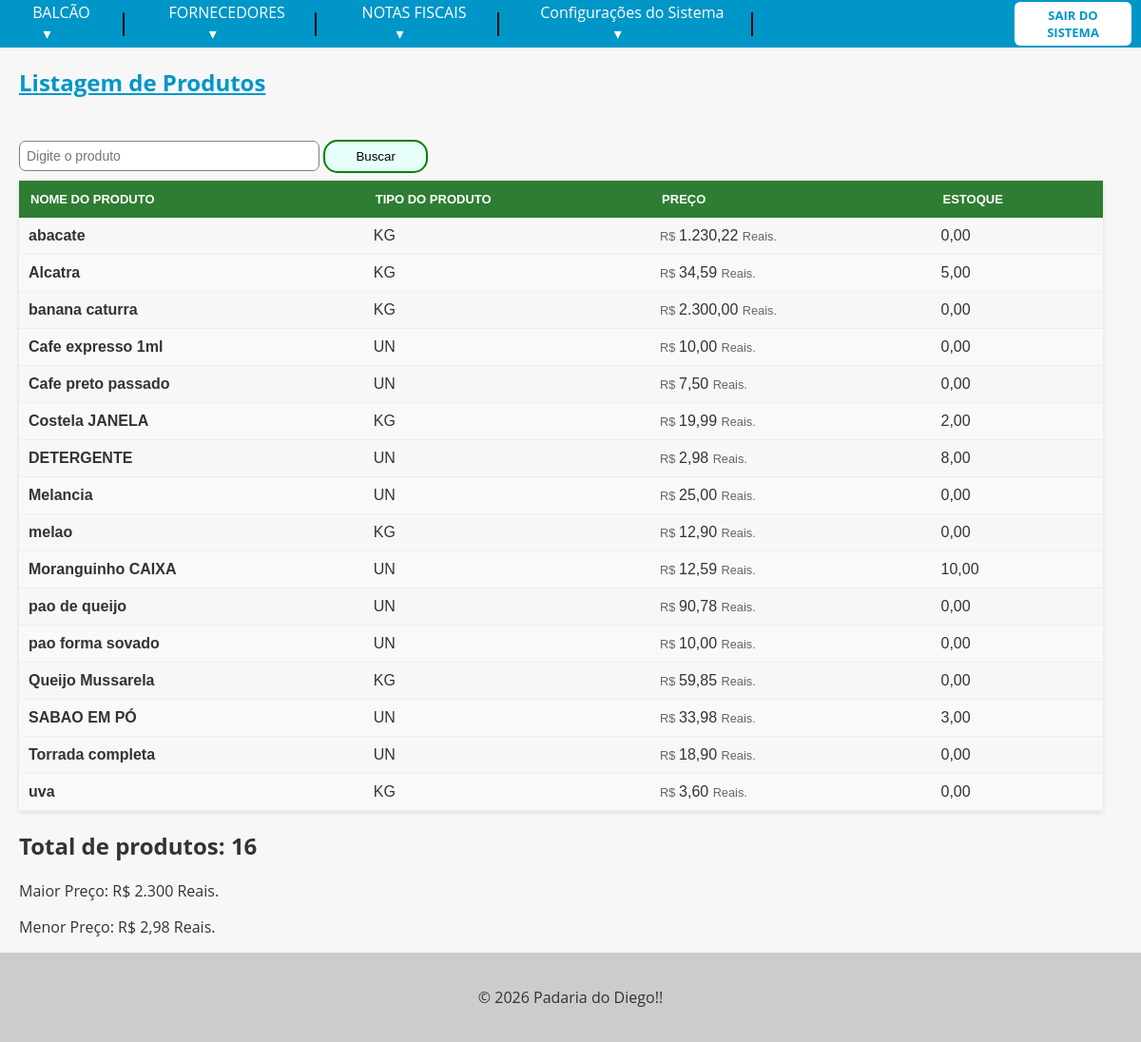
The page /balcao/ (signed in) on the database its author committed.
### balcao/models.py (models this page shows, shortened)
class Produtos(models.Model):
    id = models.AutoField(primary_key=True)
    nome_produto = models.CharField(max_length=100)
    tipo_produto = models.ForeignKey(UnidadeProduto, on_delete=models.PROTECT)
    preco = models.DecimalField(max_digits=10, decimal_places=2, verbose_name="Preço")
    estoque = models.FloatField(default=0, verbose_name="Estoque Atual")
    data_criacao = models.DateTimeField(auto_now_add=True, verbose_name="Data da Criação")
    ultima_alteracao = models.DateTimeField(auto_now=True, verbose_name="Ultima Alteração")

class UnidadeProduto(models.Model):
    id = models.AutoField(primary_key=True)
    tipo_unidade = models.CharField(max_length=5)
    def __str__(self):
        return self.tipo_unidade

### balcao/views.py (the view)
# urls.py: path("balcao/", balcao_view, name="balcao_list"),
def balcao_view(request):
    balcao = Produtos.objects.select_related("tipo_produto")
    search = request.GET.get("busca")
    if search:
        balcao = balcao.filter(nome_produto__icontains=search)
    balcao = balcao.annotate(nome_limpo=Lower(Trim("nome_produto"))).order_by("nome_limpo")
    quantidade_produtos = balcao.count()
    precos = balcao.aggregate(maior=Max("preco"), menor=Min("preco"))
    return render(
        request,
        "balcao.html",
        {"balcao": balcao,
         "quantidade_produtos": quantidade_produtos,
         "maior_preco": precos['maior'],
         "menor_preco": precos['menor'],
         }
    )

### balcao/templates/balcao.html (shortened to what this page needs)
{% extends "base.html" %}
{% block content %}
    <h2 style="color: #0096c7; margin-bottom: 20px; margin-left: 20px; padding-bottom: 5px; text-align: left; text-decoration: underline;">
        Listagem de Produtos
    </h2>
    <form method="GET">
        <input type="text" class="input-busca" name="busca" placeholder="Digite o produto" autofocus>
        <button type="submit" class="btn-busca">Buscar</button>
    </form>
    {% if balcao %}
        <table class="tabela-relatorio">
            <thead>
                <tr>
                    <th>Nome do Produto</th>
                    <th>Tipo do Produto</th>
                    <th>Preço</th>
                    <th>Estoque</th>
                </tr>
            </thead>
            <tbody>
                {% for p in balcao %}
                    <tr>
                        <td><strong>{{p.nome_produto}}</strong></td>
                        <td>{{p.tipo_produto}}</td>
                        <td>
                            <small style="font-size: 0.8em; color: #666;">R$ </small>
                            {{p.preco}}
                            <small style="font-size: 0.8em; color: #666;">Reais.</small>
                        </td>
                        <td>{{p.estoque|floatformat:2}}</td>
                    </tr>
                {% endfor %}
            </tbody>
        </table>
    <h2 style="margin-left: 20px;">Total de produtos: {{quantidade_produtos}} </h2>
    <p style="margin-left: 20px;">Maior Preço: R$ {{maior_preco|floatformat}} Reais. </p>
    <p style="margin-left: 20px;">Menor Preço: R$ {{menor_preco|floatformat:2}} Reais. </p>
    {% else %}
        <p style="margin-left: 20px; color: black;">Nenhum dado encontrado!</p>
    {% endif %}
{% endblock %}

### app/templates/base.html (shortened to what this page needs)
<!DOCTYPE html>
<html lang="en">
<head>
</head>
<body>
  <header>
    <nav>
        <ul>
            <li class="dropdown">
                <a href="#" class="dropbtn">BALCÃO &#9662;</a>
            </li>
            <li style="border-left: 2px solid #000; height: 25px; margin: 0 15px; list-style: none; align-self: center;"></li>
            <li class="dropdown">
                <a href="#" class="dropbtn">FORNECEDORES &#9662;</a>
            </li>
            <li style="border-left: 2px solid #000; height: 25px; margin: 0 15px; list-style: none; align-self: center;"></li>
             <li class="dropdown">
                <a href="#" class="dropbtn">NOTAS FISCAIS &#9662;</a>
            </li>
            <li style="border-left: 2px solid #000; height: 25px; margin: 0 15px; list-style: none; align-self: center;"></li>
            <li class="dropdown">
                <a href="#" class="dropbtn">Configurações do Sistema &#9662;</a>
            </li>
            <li style="border-left: 2px solid #000; height: 25px; margin: 0 15px; list-style: none; align-self: center;"></li>
            <li style="padding-left: 250px;">
                <a href="{% url 'logout' %}" class="botao-logout">Sair do sistema</a>
            </li>
        </ul>
    </nav>
  </header>
  <main>
    {% block content %}
    {% endblock %}
  </main>
  <footer>
    <p>&copy; 2026 Padaria do Diego!!</p>
  </footer>
</body>
</html>

### app/templates/base.html (style rules this page uses)
body { font-family: 'Open Sans', sans-serif; background-color: #f7f7f7; color: #333; margin: 0; padding: 0; }
header { background-color: #0096c7; color: #fff; text-align: center; }
footer { background-color: #ccc; color: #333; padding: 20px; text-align: center; }
nav { background-color: #0096c7; color: #fff; height: 50px; display: flex; justify-content: space-between; align-items: center; }
nav ul { list-style: none; margin: 0; padding: 0; display: flex; }
nav ul li { margin: 0 10px; }
nav ul li a { color: #fff; text-decoration: none; font-size: 16px; padding: 15px; transition: all 0.3s ease; }
.dropdown { position: relative; }
nav, header { overflow: visible !important; }
.input-busca { margin-top: 20px; margin-left: 20px; width: 300px; padding: 7px; margin-bottom: 10px; border: 1px solid gray; border-radius: 7px; font-size: 14px; font-family: Arial, sans-serif; }
.btn-busca { width: 110px; height: 35px; border: 2px solid green; border-radius: 15px; background-color: #e6fffa; cursor: pointer; transition: 0.3s; }
.botao-logout { background-color: #fff; color: #0096c7 !important; padding: 5px 12px !important; border-radius: 6px; font-weight: bold; font-size: 13px; text-transform: uppercase; text-decoration: none; display: inline-flex; align-items: center; transition: 0.2s; }

### balcao/templates/balcao.html (style rules this page uses)
.tabela-relatorio { width: 95%; margin-left: 20px; border-collapse: collapse; font-family: Arial, sans-serif; box-shadow: 0 2px 5px rgba(0,0,0,0.1); }
.tabela-relatorio th { background-color: #2e7d32; color: white; text-align: left; padding: 12px; text-transform: uppercase; font-size: 13px; }
.tabela-relatorio td { padding: 10px; border-bottom: 1px solid #eee; color: #333; }
.tabela-relatorio tr:nth-child(even) { background-color: #f9f9f9; }

### rows shown on the page
Produtos: nome_produto "abacate", tipo_produto "KG", preco "1.230,22", estoque "0,00"
Produtos: nome_produto "Alcatra", tipo_produto "KG", preco "34,59", estoque "5,00"
Produtos: nome_produto "banana caturra", tipo_produto "KG", preco "2.300,00", estoque "0,00"
Produtos: nome_produto "Cafe expresso 1ml", tipo_produto "UN", preco "10,00", estoque "0,00"
Produtos: nome_produto "Cafe preto passado", tipo_produto "UN", preco "7,50", estoque "0,00"
Produtos: nome_produto "Costela JANELA", tipo_produto "KG", preco "19,99", estoque "2,00"
Produtos: nome_produto "DETERGENTE", tipo_produto "UN", preco "2,98", estoque "8,00"
Produtos: nome_produto "Melancia", tipo_produto "UN", preco "25,00", estoque "0,00"
Produtos: nome_produto "melao", tipo_produto "KG", preco "12,90", estoque "0,00"
Produtos: nome_produto "Moranguinho CAIXA", tipo_produto "UN", preco "12,59", estoque "10,00"
Produtos: nome_produto "pao de queijo", tipo_produto "UN", preco "90,78", estoque "0,00"
Produtos: nome_produto "pao forma sovado", tipo_produto "UN", preco "10,00", estoque "0,00"
Produtos: nome_produto "Queijo Mussarela", tipo_produto "KG", preco "59,85", estoque "0,00"
Produtos: nome_produto "SABAO EM PÓ", tipo_produto "UN", preco "33,98", estoque "3,00"
Produtos: nome_produto "Torrada completa", tipo_produto "UN", preco "18,90", estoque "0,00"
Produtos: nome_produto "uva", tipo_produto "KG", preco "3,60", estoque "0,00"

### other values the page prints
{{ quantidade_produtos }} "16"
{{ maior_preco|floatformat }} "2.300"
{{ menor_preco|floatformat:2 }} "2,98"
